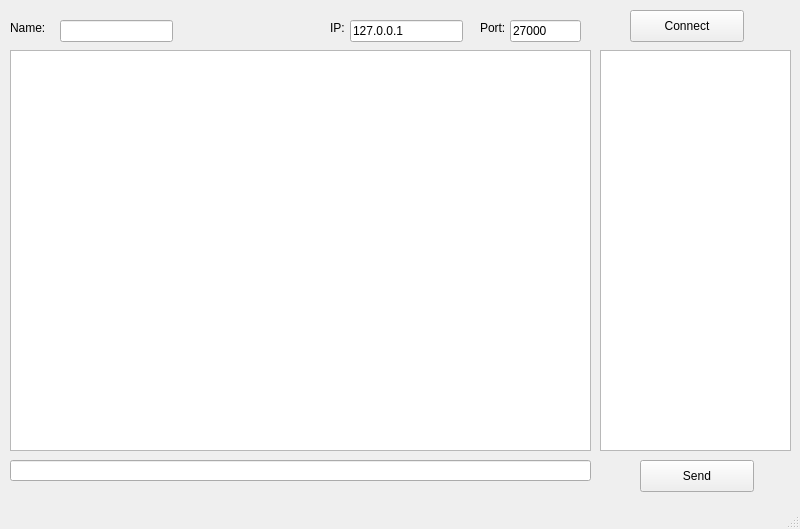
<?xml version="1.0" encoding="UTF-8"?>
<ui version="4.0">
 <class>MainWindow</class>
 <widget class="QMainWindow" name="MainWindow">
  <property name="geometry">
   <rect>
    <x>0</x>
    <y>0</y>
    <width>800</width>
    <height>529</height>
   </rect>
  </property>
  <property name="windowTitle">
   <string>MainWindow</string>
  </property>
  <widget class="QWidget" name="centralwidget">
   <widget class="QPlainTextEdit" name="textOutput">
    <property name="geometry">
     <rect>
      <x>10</x>
      <y>50</y>
      <width>581</width>
      <height>401</height>
     </rect>
    </property>
    <property name="readOnly">
     <bool>true</bool>
    </property>
   </widget>
   <widget class="QLabel" name="labelName">
    <property name="geometry">
     <rect>
      <x>10</x>
      <y>20</y>
      <width>51</width>
      <height>16</height>
     </rect>
    </property>
    <property name="text">
     <string>Name:</string>
    </property>
   </widget>
   <widget class="QPushButton" name="btnConnect">
    <property name="geometry">
     <rect>
      <x>630</x>
      <y>10</y>
      <width>114</width>
      <height>32</height>
     </rect>
    </property>
    <property name="text">
     <string>Connect</string>
    </property>
   </widget>
   <widget class="QListView" name="listUser">
    <property name="geometry">
     <rect>
      <x>600</x>
      <y>50</y>
      <width>191</width>
      <height>401</height>
     </rect>
    </property>
   </widget>
   <widget class="QPushButton" name="btnSend">
    <property name="geometry">
     <rect>
      <x>640</x>
      <y>460</y>
      <width>114</width>
      <height>32</height>
     </rect>
    </property>
    <property name="text">
     <string>Send</string>
    </property>
   </widget>
   <widget class="QLabel" name="lblIP">
    <property name="geometry">
     <rect>
      <x>330</x>
      <y>20</y>
      <width>16</width>
      <height>16</height>
     </rect>
    </property>
    <property name="text">
     <string>IP:</string>
    </property>
   </widget>
   <widget class="QLabel" name="lblPort">
    <property name="geometry">
     <rect>
      <x>480</x>
      <y>20</y>
      <width>31</width>
      <height>16</height>
     </rect>
    </property>
    <property name="text">
     <string>Port:</string>
    </property>
   </widget>
   <widget class="QLineEdit" name="textName">
    <property name="geometry">
     <rect>
      <x>60</x>
      <y>20</y>
      <width>113</width>
      <height>22</height>
     </rect>
    </property>
   </widget>
   <widget class="QLineEdit" name="textIP">
    <property name="geometry">
     <rect>
      <x>350</x>
      <y>20</y>
      <width>113</width>
      <height>22</height>
     </rect>
    </property>
    <property name="text">
     <string>127.0.0.1</string>
    </property>
   </widget>
   <widget class="QLineEdit" name="textPort">
    <property name="geometry">
     <rect>
      <x>510</x>
      <y>20</y>
      <width>71</width>
      <height>22</height>
     </rect>
    </property>
    <property name="text">
     <string>27000</string>
    </property>
   </widget>
   <widget class="QLineEdit" name="textChat">
    <property name="geometry">
     <rect>
      <x>10</x>
      <y>460</y>
      <width>581</width>
      <height>21</height>
     </rect>
    </property>
   </widget>
  </widget>
  <widget class="QMenuBar" name="menubar">
   <property name="geometry">
    <rect>
     <x>0</x>
     <y>0</y>
     <width>800</width>
     <height>22</height>
    </rect>
   </property>
  </widget>
  <widget class="QStatusBar" name="statusbar"/>
 </widget>
 <resources/>
 <connections/>
</ui>
